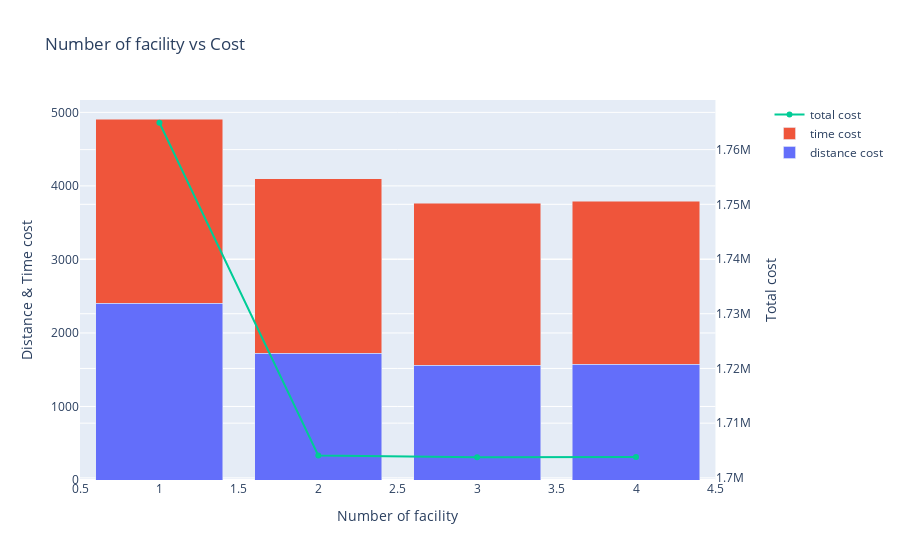

Source (notebook cell):
### Code cell
fig = make_subplots(specs=[[{"secondary_y": True}]])
fig.add_trace(go.Bar(x=dc_list, y=data_output.iloc[:, 2], name='distance cost'), secondary_y=False)
fig.add_trace(go.Bar(x=dc_list, y=data_output.iloc[:, 3], name='time cost'), secondary_y=False)
fig.add_trace(go.Scatter(x=dc_list, y=data_output['cost'], name='total cost'), secondary_y=True)
# fig.add_trace(go.Bar(x=dc_list, y=data_output.iloc[:, 4], name='vehicle'))
fig.update_xaxes(title_text="Number of facility")
fig.update_yaxes(title_text="Distance & Time cost", secondary_y=False)
fig.update_yaxes(title_text="Total cost", secondary_y=True)
fig.update_layout(title_text="Number of facility vs Cost", barmode='stack')
fig.show()

### Figure 1 — Plotly figure (JSON) as saved in the notebook; plotly's stock layout.template omitted (floating-point values rounded to 4 significant figures)
{"data": [{"name": "distance cost", "type": "bar", "x": [1, 2, 3, 4], "xaxis": "x", "y": [2401.0, 1721.0, 1560.0, 1577.0], "yaxis": "y"}, {"name": "time cost", "type": "bar", "x": [1, 2, 3, 4], "xaxis": "x", "y": [2509.0, 2380.0, 2207.0, 2217.0], "yaxis": "y"}, {"name": "total cost", "type": "scatter", "x": [1, 2, 3, 4], "xaxis": "x", "y": [1765000.0, 1704000.0, 1704000.0, 1704000.0], "yaxis": "y2"}], "layout": {"barmode": "stack", "title": {"text": "Number of facility vs Cost"}, "xaxis": {"anchor": "y", "domain": [0, 0.94], "title": {"text": "Number of facility"}}, "yaxis": {"anchor": "x", "domain": [0, 1], "title": {"text": "Distance & Time cost"}}, "yaxis2": {"anchor": "x", "overlaying": "y", "side": "right", "title": {"text": "Total cost"}}}}
